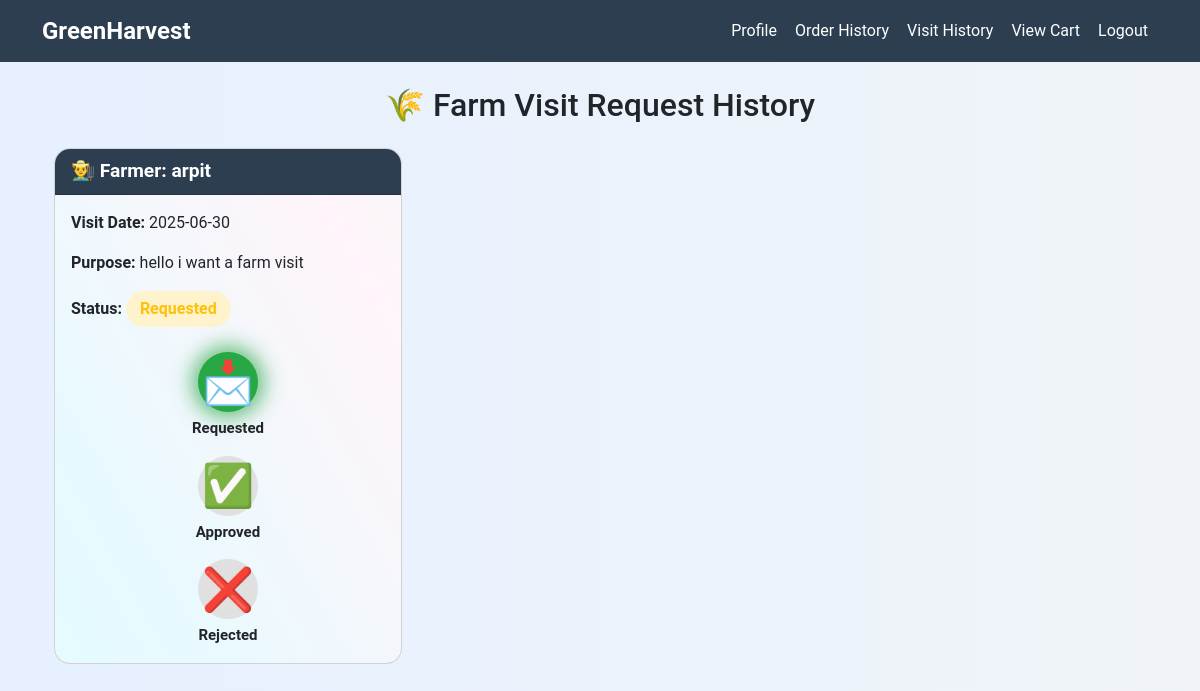
Screenshot of /visit_history.php (signed in) with the database file from the repository.
### tables this page shows
CREATE TABLE `farm_visits` (
  `id` int(11) NOT NULL,
  `farmer_id` int(11) DEFAULT NULL,
  `customer_id` int(11) DEFAULT NULL,
  `date` date DEFAULT NULL,
  `description` text DEFAULT NULL,
  `status` enum('requested','approved','rejected') NOT NULL DEFAULT 'requested'
);

CREATE TABLE `farmers` (
  `id` int(11) NOT NULL,
  `name` varchar(100) DEFAULT NULL,
  `email` varchar(100) DEFAULT NULL,
  `password` varchar(255) DEFAULT NULL,
  `location` varchar(100) DEFAULT NULL,
  `bio` text DEFAULT NULL,
  `certification_status` enum('pending','verified','rejected') DEFAULT NULL,
  `certification_doc` varchar(255) DEFAULT NULL,
  `insurance_doc` varchar(255) DEFAULT NULL,
  `crop_certification` varchar(255) NOT NULL,
  `otp` varchar(6) DEFAULT '0',
  `is_verified` tinyint(1) DEFAULT 0,
  `pass_key` varchar(6) DEFAULT NULL
);

### visit_history.php (the view, shortened to what this page needs)
<?php
include 'config.php';
$customer_id = $_SESSION['customer_id'];
$stmt = $conn->prepare("SELECT fv.id, fv.date, fv.description, fv.status, f.name AS farmer_name
                        FROM farm_visits fv
                        JOIN farmers f ON fv.farmer_id = f.id
                        WHERE fv.customer_id = ?
                        ORDER BY fv.date DESC");
$stmt->execute([$customer_id]);
$visits = $stmt->fetchAll();
?>
<!DOCTYPE html>
<html lang="en">
<head>
    <link rel="stylesheet" href="https://cdn.jsdelivr.net/npm/bootstrap@5.3.0/dist/css/bootstrap.min.css">
</head>
<body>
<?php include "navbar.php"; ?>
<div class="container mt-4 px-4">
    <h2 class="text-center mb-4">🌾 Farm Visit Request History</h2>
    <?php if (count($visits) > 0): ?>
        <div class="row">
            <?php foreach ($visits as $visit): ?>
                <div class="col-md-4">
                    <div class="card mb-4">
                        <div class="card-header">
                            👨‍🌾 Farmer: <?= htmlspecialchars($visit['farmer_name']); ?>
                        </div>
                        <div class="card-body">
                            <p><strong>Visit Date:</strong> <?= htmlspecialchars($visit['date']); ?></p>
                            <p><strong>Purpose:</strong> <?= htmlspecialchars($visit['description']); ?></p>
                            <p><strong>Status:</strong>
                                <?php if ($visit['status'] === 'requested'): ?>
                                    <span class="status-pill status-requested">Requested</span>
                                <?php elseif ($visit['status'] === 'approved'): ?>
                                    <span class="status-pill status-approved">Approved</span>
                                <?php elseif ($visit['status'] === 'rejected'): ?>
                                    <span class="status-pill status-rejected">Rejected</span>
                                <?php endif; ?>
                            </p>
                            <div class="vertical-status">
                                <div class="status-step <?= $visit['status'] === 'requested' ? 'active' : '' ?>">
                                    <div class="emoji">📩</div>
                                    <label>Requested</label>
                                </div>
                                <div class="status-step <?= $visit['status'] === 'approved' ? 'active' : '' ?>">
                                    <div class="emoji">✅</div>
                                    <label>Approved</label>
                                </div>
                                <div class="status-step <?= $visit['status'] === 'rejected' ? 'rejected active' : '' ?>">
                                    <div class="emoji">❌</div>
                                    <label>Rejected</label>
                                </div>
                            </div>
                        </div>
                    </div>
                </div>
            <?php endforeach; ?>
        </div>
    <?php else: ?>
        <div class="text-center">
            <h4 class="text-muted">No farm visit requests found.</h4>
        </div>
    <?php endif; ?>
</div>
</body>
</html>

### visit_history.php (style rules this page uses)
body { background: linear-gradient(to right, #e6f0ff, #f0f4f8); font-family: 'Roboto', sans-serif; }
.card { border-radius: 16px; transition: 0.4s ease; background: #ffffff; position: relative; overflow: hidden; }
.card::before { content: ''; position: absolute; top: -50%; left: -50%; width: 200%; height: 200%; background: linear-gradient(60deg, #00ff99, #00ccff, #ff99cc, #00ff99); animation: shine 3s linear infinite; z-index: 0; opacity: 0.1; }
.card-body, .card-header { position: relative; z-index: 2; }
.card-header { font-size: 1.2rem; font-weight: bold; background-color: #2c3e50; color: #fff; border-radius: 16px 16px 0 0; }
.status-pill { padding: 6px 14px; border-radius: 20px; font-size: 1rem; font-weight: bold; display: inline-block; text-transform: capitalize; }
.status-requested { color: #ffc107; background-color: #fff3cd; }
.vertical-status { display: flex; flex-direction: column; align-items: center; margin-top: 25px; gap: 16px; }
.status-step { display: flex; flex-direction: column; align-items: center; }
.status-step .emoji { font-size: 42px; width: 60px; height: 60px; border-radius: 50%; background: #e0e0e0; display: flex; align-items: center; justify-content: center; transition: all 0.4s ease; box-shadow: none; }
.status-step.active .emoji { background-color: #28a745; color: white; box-shadow: 0 0 20px 6px rgba(40, 167, 69, 0.7); animation: pulse 1.8s infinite; }
.status-step label { font-size: 15px; margin-top: 5px; font-weight: 600; }

### navbar.php (style rules this page uses)
body { background-color: #f8f9fa; font-family: 'Roboto', sans-serif; }

### rows the page displays
farm_visits: farmer.name "arpit", date "2025-06-30", description "hello i want a farm visit", status "Requested"
